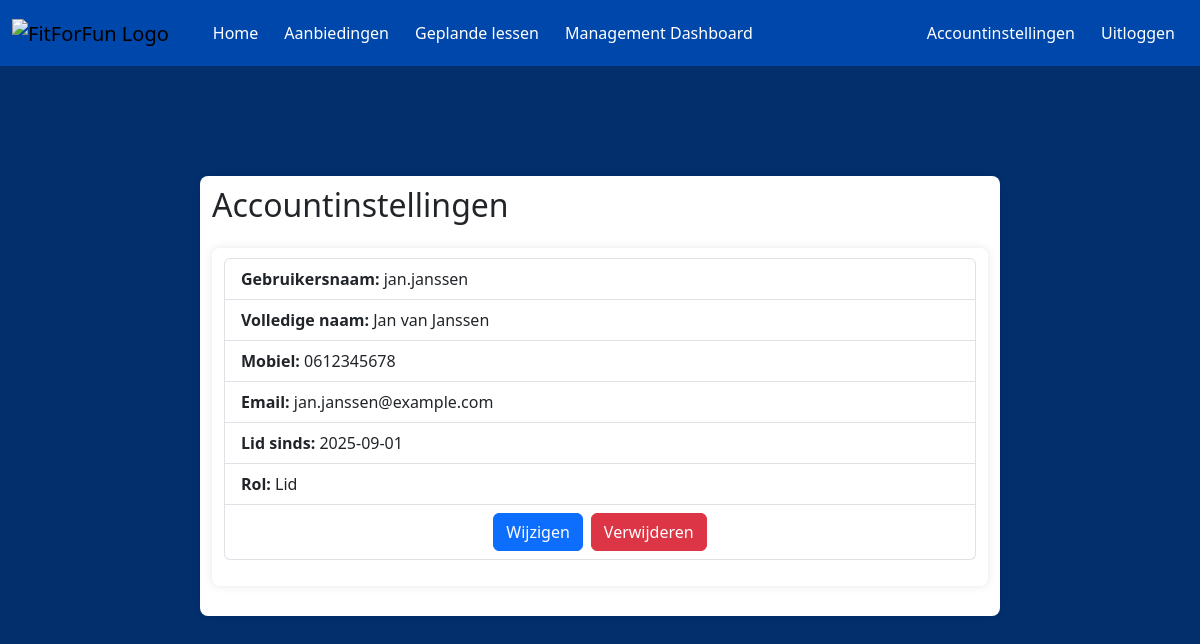
The page /Accountgegevens/index.php (signed in) on the database its author committed.
### tables this page shows
CREATE TABLE LedenOverzicht
(
    user_id               INT(5)          UNSIGNED               NOT NULL   AUTO_INCREMENT,
    Nummer           MEDIUMINT                              NOT NULL,
    username         VARCHAR(50)                            NOT NULL,
    Voornaam         VARCHAR(150)                           NOT NULL,
    Tussenvoegsel    VARCHAR(50)                            NULL,
    Achternaam       VARCHAR(150)                           NOT NULL,
    Mobiel           VARCHAR(180)                           NOT NULL,
    Email            VARCHAR(255)                           NOT NULL,
    Lid_Sinds        DATE                                   NULL,
    rol              ENUM('Administrator','Medewerker','Lid','GastGebruiker') NULL,
    password         VARCHAR(255)                           NOT NULL,
    IsActief         BIT                                    NOT NULL    DEFAULT 1,
    Opmerking        VARCHAR(255)                           NULL        DEFAULT NULL,
    DatumAangemaakt  DATETIME(6)                            NOT NULL,
    DatumGewijzigd   DATETIME(6)                            NOT NULL,
    CONSTRAINT       PK_LedenOverzicht_user_id              PRIMARY KEY CLUSTERED(user_id)
);

### Accountgegevens/index.php (the view, shortened to what this page needs)
<?php
require_once 'login.php';
try {
  $pdo = new PDO('mysql:host=localhost;dbname=Fitforfun', 'root', '');
  $pdo->setAttribute(PDO::ATTR_ERRMODE, PDO::ERRMODE_EXCEPTION);
} catch (PDOException $e) {
  die("Database connection failed: " . $e->getMessage());
}
?>
<!doctype html>
<html lang="en">
  <head>
    <link rel="stylesheet" href="style.css">
    <link href="https://cdn.jsdelivr.net/npm/bootstrap@5.3.5/dist/css/bootstrap.min.css" rel="stylesheet">
  </head>
  <body>
  <?php
  echo str_repeat("<br>", 2);
  ?>
  <nav class="navbar navbar-expand-lg fixed-top">
  <div class="container-fluid">
    <a href="#" class="navbar-brand">
      <img class="logo"
        src="https://www.burda-forward.de/files/images/03_Media/Brands/FitForFun/BF_Media_Brands_FitForFun_logo.png"
        alt="FitForFun Logo">
    </a>
    <div class="collapse navbar-collapse" id="navbarNav">
      <ul class="navbar-nav me-auto">
        <li class="nav-item">
          <a class="nav-link" href="../Homepagina/index.php">Home</a>
        </li>
        <li class="nav-item">
          <a class="nav-link" href="../AanbiedingenPagina/aanbiedingen.php">Aanbiedingen</a>
        </li>
        <li class="nav-item">
          <a class="nav-link" href="../LesOverzicht/public/lessen.php">Geplande lessen</a>
        </li>
        <li class="nav-item">
          <a class="nav-link" href="../AccountsOverzicht/login.php">Management Dashboard</a>
        </li>
      </ul>
      <?php
      if (isset($_SESSION['loggedin']) && $_SESSION['loggedin'] === true) {
        echo '<ul class="navbar-nav">
        <li class="nav-item">
        <a class="nav-link" href="../Accountgegevens/index.php">Accountinstellingen</a>
        </li>
        <li class="nav-item">
        <a class="nav-link" href="../AccountsOverzicht/logout.php">Uitloggen</a>
        </li>
        </ul>';
      }
      ?>
    </div>
  </div>
</nav>
    <div class="container col-8 mt-5">
        <h2 class="mb-3">Accountinstellingen</h2>
    <div class="container mt-4">
        <div id="accounts-list">
            <?php
            if (isset($_SESSION['username'])) {
                $stmt = $pdo->prepare("SELECT * FROM LedenOverzicht WHERE username = :username");
                $stmt->bindParam(':username', $_SESSION['username'], PDO::PARAM_STR);
                $stmt->execute();
                $result = $stmt->fetchAll(PDO::FETCH_ASSOC);
                foreach ($result as $row) {
                    echo "<ul class='list-group mb-3'>";
                    echo "<li class='list-group-item'><strong>Gebruikersnaam:</strong> " . htmlspecialchars($row['username']) . "</li>";
                    echo "<li class='list-group-item'><strong>Volledige naam:</strong> " . htmlspecialchars($row['Voornaam'])
                    . " " .
                     (!empty($row['Tussenvoegsel']) ? htmlspecialchars($row['Tussenvoegsel'])
                     . " " : "") .
                     htmlspecialchars($row['Achternaam']) . "</li>";
                    echo "<li class='list-group-item'><strong>Mobiel:</strong> " . htmlspecialchars($row['Mobiel']) . "</li>";
                    echo "<li class='list-group-item'><strong>Email:</strong> " . htmlspecialchars($row['Email']) . "</li>";
                    echo "<li class='list-group-item'><strong>Lid sinds:</strong> " . htmlspecialchars($row['Lid_Sinds']) . "</li>";
                    echo "<li class='list-group-item'><strong>Rol:</strong> " . htmlspecialchars($row['rol']) . "</li>";
                    echo "<li class='list-group-item text-center'>";
                    echo "<a href='edit.php?Nummer=" . htmlspecialchars($row['Nummer']) . "' class='btn btn-primary me-2'>Wijzigen</a>";
                    echo "<a href='delete.php?Nummer=" . htmlspecialchars($row['Nummer']) . "' class='btn btn-danger'>Verwijderen</a>";
                    echo "</li>";
                    echo "</ul>";
                }
            }
            ?>
        </div>
    </div>
</body>
</html>

### Accountgegevens/style.css (style rules this page uses)
body { font-family: Arial, sans-serif; background-color: #060690; background-size: cover; background-position: center; background-color: #032f6d !important; padding-top: 80px; }
.container { width: 500px; margin: 20px auto; padding: 10px; background-color: white; border-radius: 8px; box-shadow: 0 0 10px rgba(0, 0, 0, 0.1); height: auto; }
.navbar { background-color: #0047AB; }
.logo { width: 38px; height: 38px; margin-right: 15px; }
.nav-link { color: white !important; margin: 5px; }

### rows shown on the page
ledenoverzicht: username "jan.janssen", Voornaam "Jan", Tussenvoegsel "van", Achternaam "Janssen", Mobiel "0612345678", Email "jan.janssen@example.com", Lid_Sinds "2025-09-01", rol "Lid"
